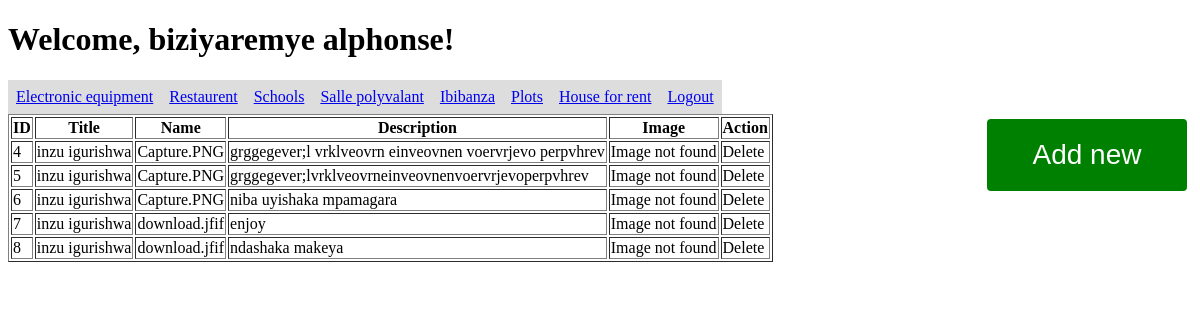
Page /marketing/electronic.php (signed in) on the committed database.
### tables this page shows
CREATE TABLE `images` (
  `id` int(11) NOT NULL,
  `head` varchar(255) NOT NULL,
  `name` varchar(255) NOT NULL,
  `description` text DEFAULT NULL,
  `type` varchar(255) NOT NULL,
  `image` longblob NOT NULL
);

### marketing/electronic.php (the view, shortened to what this page needs)
<!DOCTYPE html>
<html>
<head>
</head>
<body>
	<?php include('dashboard.php');?>
	<a href="upload_image.php"><button class="right-button">Add new</button></a>
    <?php
include('connection.php');
$query = "SELECT * FROM images";
$result = $conn->query($query);
?>
<body>
	<table border=1>
		<thead>
			<tr>
            <th>ID</th>
				<th>Title</th>
				<th>Name</th>
				<th>Description</th>
				<th>Image</th>
                <th>Action</th>
			</tr>
		</thead>
		<tbody>
			<?php while ($row = $result->fetch_assoc()): ?>
				<tr>
                <td><?php echo $row['id']; ?></td>
					<td><?php echo $row['head']; ?></td>
					<td><?php echo $row['name']; ?></td>
					<td><?php echo $row['description']; ?></td>
					<?php if (is_file($row['image'])): ?>
						<td><img src="<?php echo $row['image']; ?>"></td>
					<?php else: ?>
						<td>Image not found</td>
                        <td>Delete</td>
					<?php endif; ?>
				</tr>
			<?php endwhile; ?>
		</tbody>
	</table>
</body>
</html>
</body>
</html>

### marketing/dashboard.php (shortened to what this page needs)
<?php
$first_name = $_SESSION['first_name'];
$last_name = $_SESSION['last_name'];
?>
<!DOCTYPE html>
<html>
<head>
</head>
<body>
    <h1>Welcome, <?php echo $first_name . ' ' . $last_name; ?>!</h1>
    <?php include('navigation.php');?>
</body>
</html>

### marketing/navigation.php (shortened to what this page needs)
<!DOCTYPE html>
<html>
<head>
</head>
<body>
<ul>
<li><a href="electronic.php">Electronic equipment</a></li>
<li><a href="restaurent.php">Restaurent</a></li>
<li><a href="schools.php">Schools</a></li>
<li><a href="salle.php">Salle polyvalant</a></li>
<li><a href="ibibanza.php">Ibibanza</a></li>
<li><a href="plot.php">Plots</a></li>
<li><a href="house.php">House for rent</a></li>
<li><a href="logout.php">Logout</a>
<li></ul>
</body>
</html>

### marketing/electronic.php (style rules this page uses)
.right-button { display: inline-block; border-radius: 4px; background-color: green; border: none; color: white; text-align: center; font-size: 28px; padding: 20px; width: 200px; transition: all 0.5s; cursor: pointer; margin: 5px; float: right; }

### marketing/navigation.php (style rules this page uses)
ul { list-style-type: none; margin: 0; padding: 0; overflow: hidden; }
li { float: left; }
li a { display: block; padding: 8px; background-color: #dddddd; }

### rows in the picture
images: id "4", head "inzu igurishwa", name "Capture.PNG", description "grggegever;l vrklveovrn einveovnen voervrjevo perpvhrev", shows "Image not found"
images: id "5", head "inzu igurishwa", name "Capture.PNG", description "grggegever;lvrklveovrneinveovnenvoervrjevoperpvhrev", shows "Image not found"
images: id "6", head "inzu igurishwa", name "Capture.PNG", description "niba uyishaka mpamagara", shows "Image not found"
images: id "7", head "inzu igurishwa", name "download.jfif", description "enjoy", shows "Image not found"
images: id "8", head "inzu igurishwa", name "download.jfif", description "ndashaka makeya", shows "Image not found"

### other values in the picture
$first_name "biziyaremye"
$last_name "alphonse"
